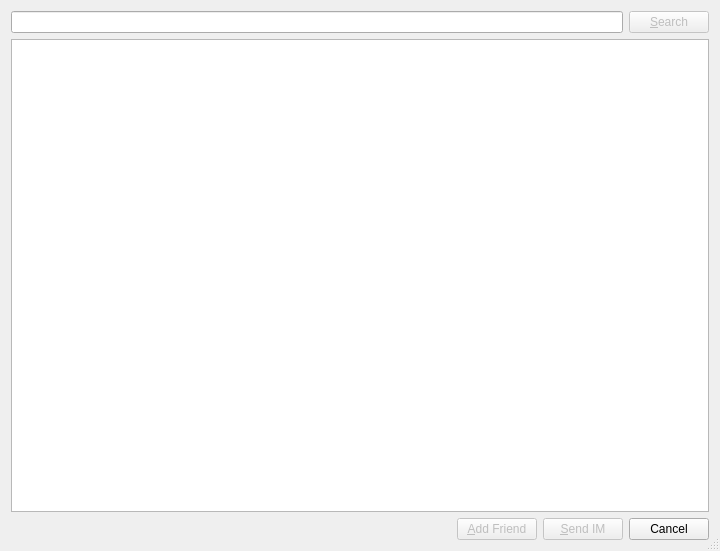
<?xml version="1.0" encoding="UTF-8"?>
<ui version="4.0">
 <class>SearchWindow</class>
 <widget class="QDialog" name="SearchWindow">
  <property name="geometry">
   <rect>
    <x>0</x>
    <y>0</y>
    <width>720</width>
    <height>551</height>
   </rect>
  </property>
  <property name="windowTitle">
   <string>Search for Friends</string>
  </property>
  <property name="sizeGripEnabled">
   <bool>true</bool>
  </property>
  <property name="modal">
   <bool>true</bool>
  </property>
  <layout class="QVBoxLayout" name="verticalLayout">
   <item>
    <layout class="QHBoxLayout" name="horizontalLayout_3">
     <item>
      <widget class="QLineEdit" name="m_keywordEntry"/>
     </item>
     <item>
      <widget class="QPushButton" name="m_searchButton">
       <property name="enabled">
        <bool>false</bool>
       </property>
       <property name="text">
        <string>&amp;Search</string>
       </property>
       <property name="default">
        <bool>true</bool>
       </property>
      </widget>
     </item>
    </layout>
   </item>
   <item>
    <widget class="QListWidget" name="m_searchResults">
     <property name="showDropIndicator" stdset="0">
      <bool>false</bool>
     </property>
    </widget>
   </item>
   <item>
    <layout class="QHBoxLayout" name="horizontalLayout_4">
     <item>
      <spacer name="horizontalSpacer_2">
       <property name="orientation">
        <enum>Qt::Horizontal</enum>
       </property>
       <property name="sizeHint" stdset="0">
        <size>
         <width>40</width>
         <height>20</height>
        </size>
       </property>
      </spacer>
     </item>
     <item>
      <widget class="QPushButton" name="m_addButton">
       <property name="enabled">
        <bool>false</bool>
       </property>
       <property name="text">
        <string>&amp;Add Friend</string>
       </property>
      </widget>
     </item>
     <item>
      <widget class="QPushButton" name="m_sendImButton">
       <property name="enabled">
        <bool>false</bool>
       </property>
       <property name="text">
        <string>&amp;Send IM</string>
       </property>
      </widget>
     </item>
     <item>
      <widget class="QPushButton" name="m_cancelButton">
       <property name="text">
        <string>Cancel</string>
       </property>
       <property name="default">
        <bool>false</bool>
       </property>
      </widget>
     </item>
    </layout>
   </item>
  </layout>
 </widget>
 <tabstops>
  <tabstop>m_keywordEntry</tabstop>
  <tabstop>m_searchButton</tabstop>
  <tabstop>m_searchResults</tabstop>
  <tabstop>m_addButton</tabstop>
  <tabstop>m_sendImButton</tabstop>
  <tabstop>m_cancelButton</tabstop>
 </tabstops>
 <resources/>
 <connections>
  <connection>
   <sender>m_searchResults</sender>
   <signal>itemClicked(QListWidgetItem*)</signal>
   <receiver>SearchWindow</receiver>
   <slot>OnSearchResultsItemClicked(QListWidgetItem*)</slot>
   <hints>
    <hint type="sourcelabel">
     <x>359</x>
     <y>275</y>
    </hint>
    <hint type="destinationlabel">
     <x>359</x>
     <y>275</y>
    </hint>
   </hints>
  </connection>
  <connection>
   <sender>m_searchResults</sender>
   <signal>itemDoubleClicked(QListWidgetItem*)</signal>
   <receiver>SearchWindow</receiver>
   <slot>OnSearchResultsItemDoubleClicked(QListWidgetItem*)</slot>
   <hints>
    <hint type="sourcelabel">
     <x>359</x>
     <y>275</y>
    </hint>
    <hint type="destinationlabel">
     <x>359</x>
     <y>275</y>
    </hint>
   </hints>
  </connection>
  <connection>
   <sender>m_addButton</sender>
   <signal>clicked()</signal>
   <receiver>SearchWindow</receiver>
   <slot>OnAddButtonClicked()</slot>
   <hints>
    <hint type="sourcelabel">
     <x>505</x>
     <y>528</y>
    </hint>
    <hint type="destinationlabel">
     <x>359</x>
     <y>275</y>
    </hint>
   </hints>
  </connection>
  <connection>
   <sender>m_cancelButton</sender>
   <signal>clicked()</signal>
   <receiver>SearchWindow</receiver>
   <slot>reject()</slot>
   <hints>
    <hint type="sourcelabel">
     <x>671</x>
     <y>528</y>
    </hint>
    <hint type="destinationlabel">
     <x>359</x>
     <y>275</y>
    </hint>
   </hints>
  </connection>
  <connection>
   <sender>m_searchButton</sender>
   <signal>clicked()</signal>
   <receiver>SearchWindow</receiver>
   <slot>OnSearchButtonClicked()</slot>
   <hints>
    <hint type="sourcelabel">
     <x>671</x>
     <y>22</y>
    </hint>
    <hint type="destinationlabel">
     <x>359</x>
     <y>275</y>
    </hint>
   </hints>
  </connection>
  <connection>
   <sender>m_sendImButton</sender>
   <signal>clicked()</signal>
   <receiver>SearchWindow</receiver>
   <slot>OnSendImButtonClicked()</slot>
   <hints>
    <hint type="sourcelabel">
     <x>588</x>
     <y>528</y>
    </hint>
    <hint type="destinationlabel">
     <x>359</x>
     <y>275</y>
    </hint>
   </hints>
  </connection>
  <connection>
   <sender>m_keywordEntry</sender>
   <signal>textChanged(QString)</signal>
   <receiver>SearchWindow</receiver>
   <slot>OnKeywordEntryTextChanged(QString)</slot>
   <hints>
    <hint type="sourcelabel">
     <x>318</x>
     <y>21</y>
    </hint>
    <hint type="destinationlabel">
     <x>359</x>
     <y>275</y>
    </hint>
   </hints>
  </connection>
 </connections>
 <slots>
  <slot>OnSearchButtonClicked()</slot>
  <slot>OnAddButtonClicked()</slot>
  <slot>OnSendImButtonClicked()</slot>
  <slot>OnKeywordEntryTextChanged(QString)</slot>
  <slot>OnSearchResultsItemClicked(QListWidgetItem*)</slot>
  <slot>OnSearchResultsItemDoubleClicked(QListWidgetItem*)</slot>
 </slots>
</ui>
